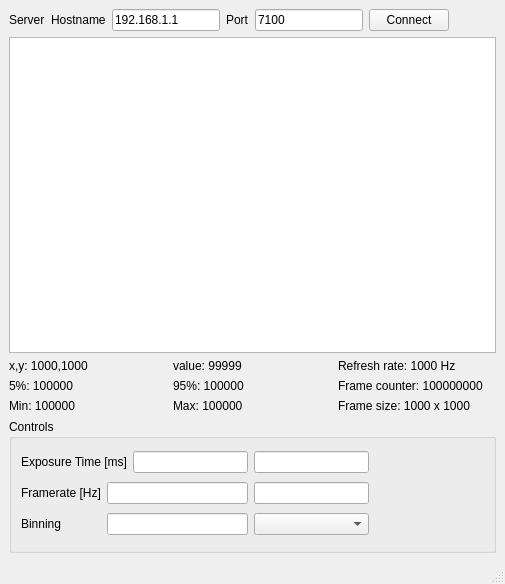
<?xml version="1.0" encoding="UTF-8"?>
<ui version="4.0">
 <class>MainWindow</class>
 <widget class="QMainWindow" name="MainWindow">
  <property name="geometry">
   <rect>
    <x>0</x>
    <y>0</y>
    <width>505</width>
    <height>584</height>
   </rect>
  </property>
  <property name="windowTitle">
   <string>MainWindow</string>
  </property>
  <widget class="QWidget" name="centralwidget">
   <layout class="QVBoxLayout" name="verticalLayout">
    <item>
     <layout class="QHBoxLayout" name="horizontalLayout_2">
      <item>
       <widget class="QLabel" name="label_3">
        <property name="text">
         <string>Server</string>
        </property>
       </widget>
      </item>
      <item>
       <widget class="QLabel" name="label">
        <property name="text">
         <string>Hostname</string>
        </property>
       </widget>
      </item>
      <item>
       <widget class="QLineEdit" name="lineEditServerHostName">
        <property name="text">
         <string>192.168.1.1</string>
        </property>
       </widget>
      </item>
      <item>
       <widget class="QLabel" name="label_2">
        <property name="text">
         <string>Port</string>
        </property>
       </widget>
      </item>
      <item>
       <widget class="QLineEdit" name="lineEditServerPort">
        <property name="minimumSize">
         <size>
          <width>61</width>
          <height>0</height>
         </size>
        </property>
        <property name="text">
         <string>7100</string>
        </property>
       </widget>
      </item>
      <item>
       <widget class="QPushButton" name="pushButtonConnectToServer">
        <property name="text">
         <string>Connect</string>
        </property>
       </widget>
      </item>
      <item>
       <spacer name="horizontalSpacer">
        <property name="orientation">
         <enum>Qt::Horizontal</enum>
        </property>
        <property name="sizeHint" stdset="0">
         <size>
          <width>40</width>
          <height>20</height>
         </size>
        </property>
       </spacer>
      </item>
     </layout>
    </item>
    <item>
     <widget class="ImageShowBasicWidget" name="imageShowWidget">
      <property name="sizePolicy">
       <sizepolicy hsizetype="Expanding" vsizetype="Expanding">
        <horstretch>1</horstretch>
        <verstretch>1</verstretch>
       </sizepolicy>
      </property>
     </widget>
    </item>
    <item>
     <layout class="QGridLayout" name="gridLayout_2">
      <item row="0" column="0">
       <widget class="QLabel" name="labelFrameCoordsUnderMouse">
        <property name="text">
         <string>x,y: 1000,1000</string>
        </property>
       </widget>
      </item>
      <item row="0" column="1">
       <widget class="QLabel" name="labelFrameValueUnderMouse">
        <property name="text">
         <string>value: 99999</string>
        </property>
       </widget>
      </item>
      <item row="0" column="2">
       <widget class="QLabel" name="labelRefreshRate">
        <property name="text">
         <string>Refresh rate: 1000 Hz</string>
        </property>
       </widget>
      </item>
      <item row="1" column="0">
       <widget class="QLabel" name="labelFrameValue5percentile">
        <property name="text">
         <string>5%: 100000</string>
        </property>
       </widget>
      </item>
      <item row="1" column="1">
       <widget class="QLabel" name="labelFrameValue95percentile">
        <property name="text">
         <string>95%: 100000</string>
        </property>
       </widget>
      </item>
      <item row="1" column="2">
       <widget class="QLabel" name="labelFrameCounter">
        <property name="text">
         <string>Frame counter: 100000000</string>
        </property>
       </widget>
      </item>
      <item row="2" column="0">
       <widget class="QLabel" name="labelFrameValueMin">
        <property name="text">
         <string>Min: 100000</string>
        </property>
       </widget>
      </item>
      <item row="2" column="1">
       <widget class="QLabel" name="labelFrameValueMax">
        <property name="text">
         <string>Max: 100000</string>
        </property>
       </widget>
      </item>
      <item row="2" column="2">
       <widget class="QLabel" name="labelFrameShape">
        <property name="text">
         <string>Frame size: 1000 x 1000</string>
        </property>
       </widget>
      </item>
     </layout>
    </item>
    <item>
     <widget class="QGroupBox" name="groupBox">
      <property name="sizePolicy">
       <sizepolicy hsizetype="Expanding" vsizetype="Expanding">
        <horstretch>0</horstretch>
        <verstretch>0</verstretch>
       </sizepolicy>
      </property>
      <property name="minimumSize">
       <size>
        <width>481</width>
        <height>134</height>
       </size>
      </property>
      <property name="title">
       <string>Controls</string>
      </property>
      <layout class="QHBoxLayout" name="horizontalLayout">
       <item>
        <layout class="QGridLayout" name="gridLayout">
         <item row="2" column="3">
          <widget class="QComboBox" name="comboBoxRequestedBinning"/>
         </item>
         <item row="2" column="1" colspan="2">
          <widget class="QLineEdit" name="lineEditCurrentBinning"/>
         </item>
         <item row="0" column="0" colspan="2">
          <widget class="QLabel" name="labelExposureTimeInMs">
           <property name="text">
            <string>Exposure Time [ms]</string>
           </property>
          </widget>
         </item>
         <item row="1" column="0">
          <widget class="QLabel" name="labelFramerateInHz">
           <property name="text">
            <string>Framerate [Hz]</string>
           </property>
          </widget>
         </item>
         <item row="0" column="2">
          <widget class="QLineEdit" name="lineEditCurrentExposureTime"/>
         </item>
         <item row="1" column="1" colspan="2">
          <widget class="QLineEdit" name="lineEditCurrentFramerate"/>
         </item>
         <item row="2" column="0">
          <widget class="QLabel" name="labelBinning">
           <property name="text">
            <string>Binning</string>
           </property>
          </widget>
         </item>
         <item row="0" column="3">
          <widget class="QLineEdit" name="lineEditRequestedExposureTime">
           <property name="sizePolicy">
            <sizepolicy hsizetype="MinimumExpanding" vsizetype="Fixed">
             <horstretch>0</horstretch>
             <verstretch>0</verstretch>
            </sizepolicy>
           </property>
          </widget>
         </item>
         <item row="1" column="3">
          <widget class="QLineEdit" name="lineEditRequestedFramerate"/>
         </item>
         <item row="1" column="4">
          <spacer name="horizontalSpacer_2">
           <property name="orientation">
            <enum>Qt::Horizontal</enum>
           </property>
           <property name="sizeHint" stdset="0">
            <size>
             <width>40</width>
             <height>20</height>
            </size>
           </property>
          </spacer>
         </item>
        </layout>
       </item>
      </layout>
     </widget>
    </item>
   </layout>
  </widget>
  <widget class="QMenuBar" name="menubar">
   <property name="geometry">
    <rect>
     <x>0</x>
     <y>0</y>
     <width>505</width>
     <height>22</height>
    </rect>
   </property>
  </widget>
  <widget class="QStatusBar" name="statusbar"/>
 </widget>
 <customwidgets>
  <customwidget>
   <class>ImageShowBasicWidget</class>
   <extends>QGraphicsView</extends>
   <header>plico/gui/image_show_widget/image_show_basic_widget</header>
  </customwidget>
 </customwidgets>
 <resources/>
 <connections/>
</ui>
